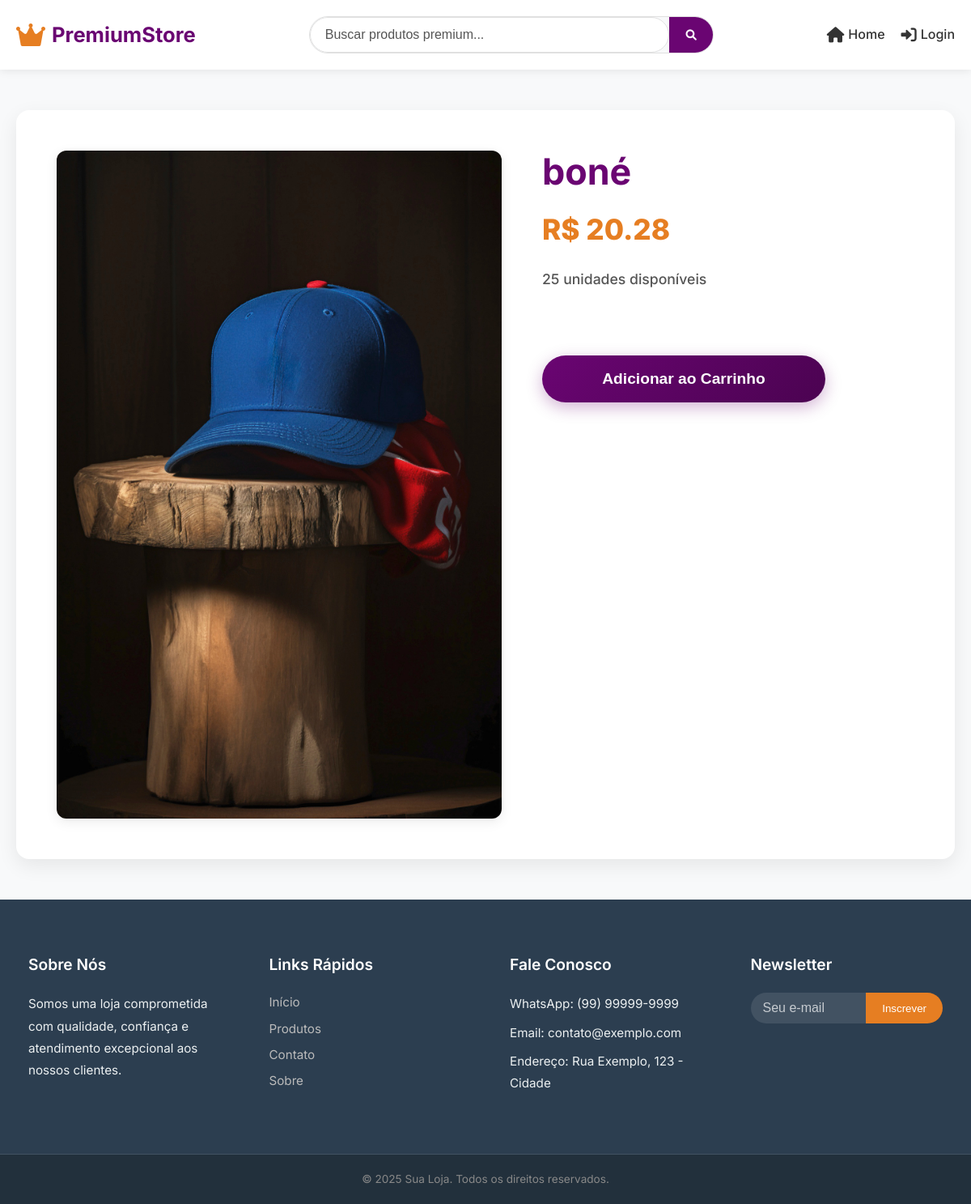
Before: /produto/1 with the older database file.
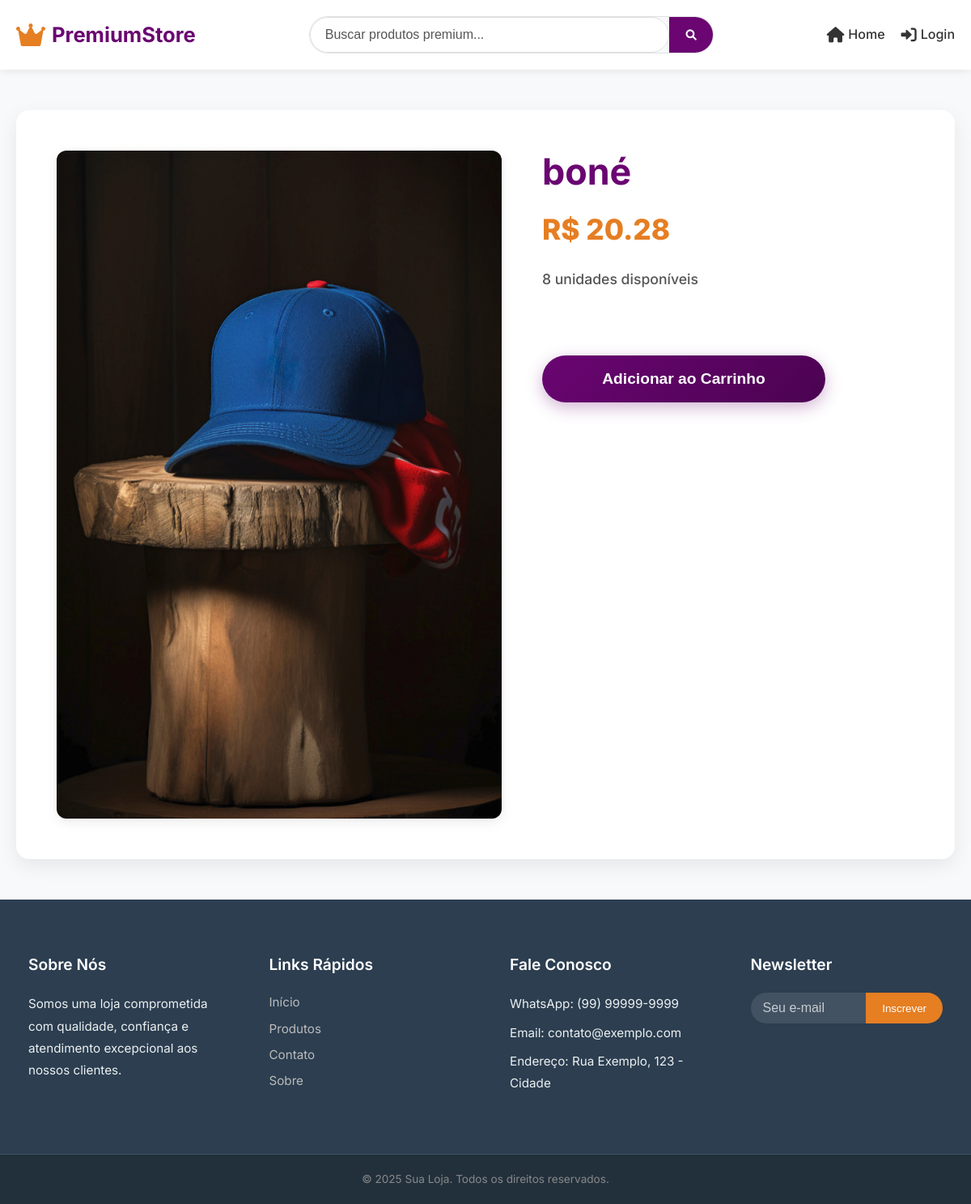
After: the same page with the newer database file.
### tables this page shows
CREATE TABLE produtos (
            id INTEGER PRIMARY KEY AUTOINCREMENT,
            nome TEXT NOT NULL,
            preco REAL NOT NULL,
            estoque INTEGER NOT NULL,
            descricao TEXT,
            imagem TEXT
        );

### app.py (the view)
@app.route('/produto/<int:id>')
def detalhes_produto(id):
    conn = conectar_db()
    cursor = conn.cursor()
    cursor.execute('SELECT * FROM produtos WHERE id = ?', (id,))
    produto = cursor.fetchone()
    conn.close()
    if produto is None:
        abort(404)
    produto_dict = {
        'id': produto['id'], # Access by name
        'nome': produto['nome'],
        'preco': produto['preco'],
        'estoque': produto['estoque'],
        'descricao': produto['descricao'],
        'imagem': produto['imagem']
    }
    return render_template('detalhes_produto.html', produto=produto_dict)

### app.py (called while the page is built)
def conectar_db():
    conn = sqlite3.connect(DB_NAME)
    conn.row_factory = sqlite3.Row # Allows accessing columns by name
    return conn

@app.context_processor
def inject_carrinho():
    total_itens = 0
    if 'usuario_id' in session:
        try:
            total_itens = contar_itens_carrinho_db(session['usuario_id'])
        except Exception as e:
            print(f"Erro no context processor ao contar itens do carrinho (DB): {e}")
            total_itens = 0
    return {'total_itens': total_itens}

### templates/detalhes_produto.html (shortened to what the changed rows need)
<!DOCTYPE html>
<html>
<head>
    <link rel="stylesheet" href="{{ url_for('static', filename='css/produto.css') }}">
    <link rel="stylesheet" href="{{ url_for('static', filename='css/global.css') }}">
    <link rel="stylesheet" href="https://cdnjs.cloudflare.com/ajax/libs/font-awesome/6.0.0-beta3/css/all.min.css">
</head>
<body>
    <main class="main">
        <div class="container">
            <div class="product-detail">
                <div class="product-image">
                    <img src="{{ url_for('static', filename='uploads/' + produto.imagem) if produto.imagem else url_for('static', filename='images/produtos/default.jpg') }}"
                        alt="{{ produto.nome }}" class="img-fluid">
                </div>
                <div class="product-info">
                    <h1>{{ produto.nome }}</h1>
                    <p class="price">R$ {{ "%.2f"|format(produto.preco) }}</p>
                    <p class="stock">{{ produto.estoque }} unidades disponíveis</p>
                    <form action="{{ url_for('adicionar_ao_carrinho', produto_id=produto.id) }}" method="POST">
                        <button type="submit" class="btn-adicionar-carrinho">Adicionar ao Carrinho</button>
                    </form>
                </div>
            </div>
        </div>
    </main>
</body>
</html>

Changed rows visible on the page:
changed produtos "boné": estoque "25" → "8"
